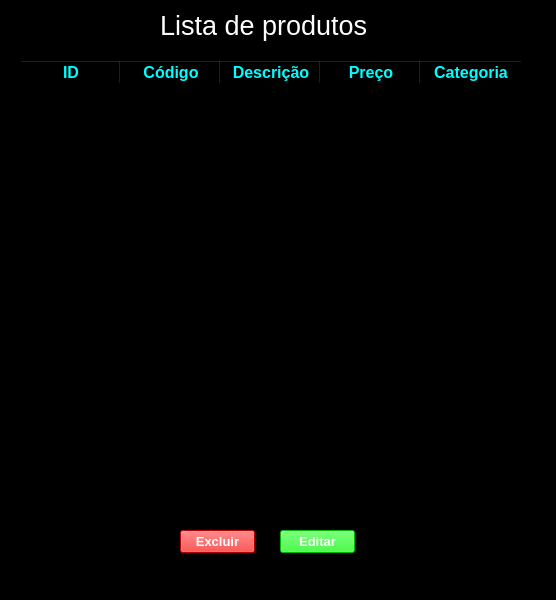
<?xml version="1.0" encoding="UTF-8"?>
<ui version="4.0">
 <class>MainWindow</class>
 <widget class="QMainWindow" name="MainWindow">
  <property name="geometry">
   <rect>
    <x>0</x>
    <y>0</y>
    <width>556</width>
    <height>600</height>
   </rect>
  </property>
  <property name="windowTitle">
   <string>MainWindow</string>
  </property>
  <property name="styleSheet">
   <string notr="true">background-color: rgb(0, 0, 0);
</string>
  </property>
  <widget class="QWidget" name="centralwidget">
   <widget class="QLabel" name="label">
    <property name="geometry">
     <rect>
      <x>160</x>
      <y>0</y>
      <width>221</width>
      <height>51</height>
     </rect>
    </property>
    <property name="font">
     <font>
      <pointsize>20</pointsize>
     </font>
    </property>
    <property name="styleSheet">
     <string notr="true">color: rgb(0, 0, 0);
color: rgb(255, 255, 255);</string>
    </property>
    <property name="text">
     <string>Lista de produtos</string>
    </property>
   </widget>
   <widget class="QTableWidget" name="tableWidget">
    <property name="geometry">
     <rect>
      <x>20</x>
      <y>60</y>
      <width>511</width>
      <height>461</height>
     </rect>
    </property>
    <property name="font">
     <font>
      <pointsize>12</pointsize>
      <weight>75</weight>
      <bold>true</bold>
     </font>
    </property>
    <property name="styleSheet">
     <string notr="true">background-color: rgb(0, 0, 0);
color: rgb(0, 255, 255);</string>
    </property>
    <column>
     <property name="text">
      <string>ID</string>
     </property>
     <property name="font">
      <font>
       <pointsize>12</pointsize>
       <weight>75</weight>
       <bold>true</bold>
      </font>
     </property>
    </column>
    <column>
     <property name="text">
      <string>Código</string>
     </property>
     <property name="font">
      <font>
       <pointsize>12</pointsize>
       <weight>75</weight>
       <bold>true</bold>
      </font>
     </property>
    </column>
    <column>
     <property name="text">
      <string>Descrição</string>
     </property>
     <property name="font">
      <font>
       <pointsize>12</pointsize>
       <weight>75</weight>
       <bold>true</bold>
      </font>
     </property>
    </column>
    <column>
     <property name="text">
      <string>Preço</string>
     </property>
     <property name="font">
      <font>
       <pointsize>12</pointsize>
       <weight>75</weight>
       <bold>true</bold>
      </font>
     </property>
    </column>
    <column>
     <property name="text">
      <string>Categoria</string>
     </property>
     <property name="font">
      <font>
       <pointsize>12</pointsize>
       <weight>75</weight>
       <bold>true</bold>
      </font>
     </property>
    </column>
   </widget>
   <widget class="QPushButton" name="pushButton">
    <property name="geometry">
     <rect>
      <x>180</x>
      <y>530</y>
      <width>75</width>
      <height>23</height>
     </rect>
    </property>
    <property name="font">
     <font>
      <pointsize>10</pointsize>
      <weight>75</weight>
      <bold>true</bold>
     </font>
    </property>
    <property name="styleSheet">
     <string notr="true">color: rgb(255, 255, 255);
background-color: rgb(255, 0, 0);</string>
    </property>
    <property name="text">
     <string>Excluir</string>
    </property>
   </widget>
   <widget class="QPushButton" name="pushButton_2">
    <property name="geometry">
     <rect>
      <x>280</x>
      <y>530</y>
      <width>75</width>
      <height>23</height>
     </rect>
    </property>
    <property name="font">
     <font>
      <pointsize>10</pointsize>
      <weight>75</weight>
      <bold>true</bold>
     </font>
    </property>
    <property name="styleSheet">
     <string notr="true">background-color: rgb(0, 255, 0);
color: rgb(255, 255, 255);</string>
    </property>
    <property name="text">
     <string>Editar</string>
    </property>
   </widget>
  </widget>
  <widget class="QMenuBar" name="menubar">
   <property name="geometry">
    <rect>
     <x>0</x>
     <y>0</y>
     <width>556</width>
     <height>21</height>
    </rect>
   </property>
  </widget>
  <widget class="QStatusBar" name="statusbar"/>
 </widget>
 <resources/>
 <connections/>
</ui>
